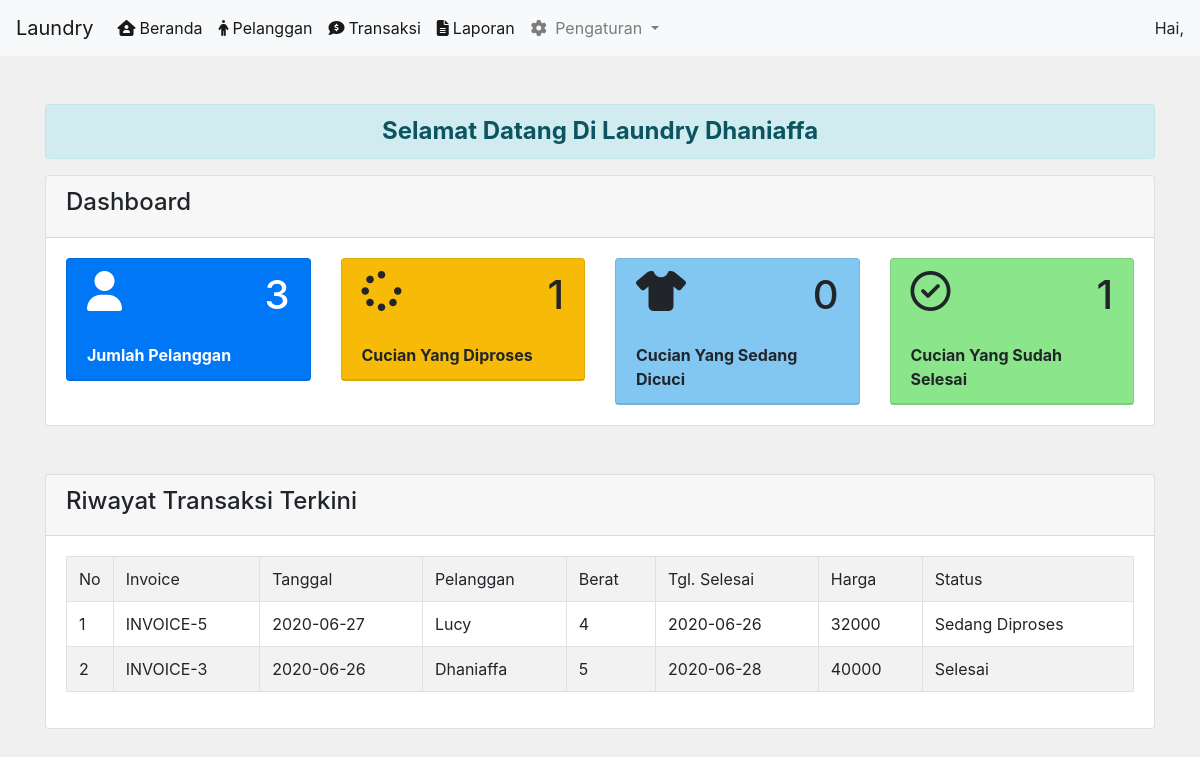
The app's page /admin/index.php with its own data.
### tables this page shows
CREATE TABLE `transaksi` (
  `transaksi_id` int(11) NOT NULL,
  `transaksi_tgl` date NOT NULL,
  `transaksi_pelanggan` int(11) NOT NULL,
  `transaksi_harga` int(11) NOT NULL,
  `transaksi_berat` int(11) NOT NULL,
  `transaksi_tgl_selesai` date NOT NULL,
  `transaksi_status` int(11) NOT NULL
);

CREATE TABLE `pelanggan` (
  `pelanggan_id` int(11) NOT NULL,
  `pelanggan_nama` varchar(255) NOT NULL,
  `pelanggan_hp` int(20) NOT NULL,
  `pelanggan_alamat` text NOT NULL
);

### admin/index.php (the view)
<?php
include 'header.php';
include "../koneksi.php";
?>
<div class="container">
    <div class="alert alert-info text-center">
        <h4 style="margin-bottom: 0px"><b>Selamat Datang Di Laundry Dhaniaffa</b></h4>
    </div>
    <div class="card">
        <div class="card-header">
            <h4>Dashboard</h4>
        </div>
        <div class="card-body">
            <div class="row">
                <div class="col-md-3" onclick="location.href='pelanggan.php';" style="cursor: pointer;">
                    <div class="card bg-primary">
                        <div class="card-header text-white">
                            <h1>
                                <i class="fas fa-user text-white"></i>
                                <span class="float-lg-right text-white">
                                <?php
                                $pelanggan = mysqli_query($koneksi, "select * from pelanggan");
                                echo mysqli_num_rows($pelanggan);
                                ?>
                            </span>
                            </h1>
                            <br>
                            <b>Jumlah Pelanggan</b>
                        </div>
                    </div>
                </div>
                <div class="col-md-3" onclick="location.href='transaksi.php';" style="cursor: pointer;">
                    <div class="card bg-warning">
                        <div class="card-header">
                            <h1>
                                <i class="fas fa-spinner"></i>
                                <span class="float-lg-right">
                                    <?php
                                    $proses = mysqli_query($koneksi, "select * from transaksi where transaksi_status='0'");
                                    echo mysqli_num_rows($proses);
                                    ?>
                                </span>
                            </h1>
                            <br>
                            <b>Cucian Yang Diproses</b>
                        </div>
                    </div>
                </div>
                <div class="col-md-3" onclick="location.href='transaksi.php';" style="cursor: pointer;">
                    <div class="card" style="background: lightskyblue">
                        <div class="card-header">
                            <h1>
                                <i class="fas fa-tshirt"></i>
                                <span class="float-lg-right">
                                    <?php
                                    $proses = mysqli_query($koneksi, "select * from transaksi where transaksi_status='1'");
                                    echo mysqli_num_rows($proses);
                                    ?>
                                </span>
                            </h1>
                            <br>
                            <b>Cucian Yang Sedang Dicuci</b>
                        </div>
                    </div>
                </div>
                <div class="col-md-3" onclick="location.href='transaksi.php';" style="cursor: pointer;">
                    <div class="card" style="background: lightgreen">
                        <div class="card-header">
                            <h1>
                                <i class="far fa-check-circle"></i>
                                <span class="float-lg-right">
                                    <?php
                                    $proses = mysqli_query($koneksi, "select * from transaksi where transaksi_status='2'");
                                    echo mysqli_num_rows($proses);
                                    ?>
                                </span>
                            </h1>
                            <br>
                            <b>Cucian Yang Sudah Selesai</b>
                        </div>
                    </div>
                </div>
            </div>
        </div>
    </div>
    <br>
    <br>
    <div class="card">
        <div class="card-header">
            <h4>Riwayat Transaksi Terkini</h4>
        </div>
        <div class="card-body">
            <table class="table table-striped table-bordered">
                <tr>
                    <td width="1%">No</td>
                    <td>Invoice</td>
                    <td>Tanggal</td>
                    <td>Pelanggan</td>
                    <td>Berat</td>
                    <td>Tgl. Selesai</td>
                    <td>Harga</td>
                    <td>Status</td>
                </tr>
                <?php
                $data= mysqli_query($koneksi, "select * from transaksi,pelanggan where transaksi_pelanggan=pelanggan_id order by transaksi_id desc  limit 5");
                $hasil = mysqli_fetch_all($data, MYSQLI_ASSOC);
                $count = 1;
                foreach ($hasil as $item){
                ?>
                <tr>
                    <td><?php echo $count;?></td>
                    <td><?php echo "INVOICE-".$item['transaksi_id'];?></td>
                    <td><?php echo $item['transaksi_tgl'];?></td>
                    <td><?php echo $item['pelanggan_nama'];?></td>
                    <td><?php echo $item['transaksi_berat'];?></td>
                    <td><?php echo $item['transaksi_tgl_selesai'];?></td>
                    <td><?php echo $item['transaksi_harga'];?></td>
                    <td><?php
                        if ($item['transaksi_status']=="0"){
                            echo "Sedang Diproses";
                        }elseif ($item['transaksi_status']=="1"){
                            echo "Sedang Dicuci";
                        }elseif ($item['transaksi_status']=="2"){
                            echo "Selesai";
                        }
                        ?></td>
                </tr>
                <?php
                 $count++;
                }
                 ?>
            </table>
        </div>
    </div>
</div>
<?php include 'footer.php'; ?>

### admin/header.php (shortened to what this page needs)
<html>
<head>
    <link rel="stylesheet" type="text/css" href="../assets/css/bootstrap.css">
</head>
<body style="background: #f0f0f0">
<nav class="navbar navbar-expand-lg navbar-light bg-light">
    <a class="navbar-brand" href="index.php">Laundry</a>
    <div class="nav navbar-nav collapse navbar-collapse" id="navbarSupportedContent">
        <ul class="navbar-nav mr-auto">
            <li class="nav-item active">
                <a class="nav-link" href="index.php"><i class="fas fa-house-user mr-1"></i>Beranda</a>
            </li>
            <li class="nav-item active">
                <a class="nav-link" href="pelanggan.php"><i class="fas fa-male mr-1"></i>Pelanggan</a>
            </li>
            <li class="nav-item active">
                <a class="nav-link" href="transaksi.php"><i class="fas fa-comment-dollar mr-1"></i>Transaksi</a>
            </li>
            <li class="nav-item active">
                <a class="nav-link" href="laporan.php"><i class="fas fa-file-alt mr-1"></i>Laporan</a>
            </li>
            <li class="nav-item dropdown">
                <a class="nav-link dropdown-toggle" href="#" id="navbarDropdown" role="button" data-toggle="dropdown" aria-haspopup="true" aria-expanded="false"><i class="fas fa-cog mr-1"></i>
                    Pengaturan
                </a>
            </li>
        </ul>
        <form class="form-inline my-2 my-lg-0">
            <label>Hai, <?php echo $_SESSION['username'];?></label>
        </form>
    </div>
</nav>
<br>
<br>

### records on screen
transaksi: transaksi_id "5", transaksi_tgl "2020-06-27", pelanggan.pelanggan_nama "Lucy", transaksi_berat "4", transaksi_tgl_selesai "2020-06-26", transaksi_harga "32000", transaksi_status "Sedang Diproses"
transaksi: transaksi_id "3", transaksi_tgl "2020-06-26", pelanggan.pelanggan_nama "Dhaniaffa", transaksi_berat "5", transaksi_tgl_selesai "2020-06-28", transaksi_harga "40000", transaksi_status "Selesai"

### other values on screen
mysqli_num_rows($pelanggan) "3"
mysqli_num_rows($proses) "1"
mysqli_num_rows($proses) "0"
